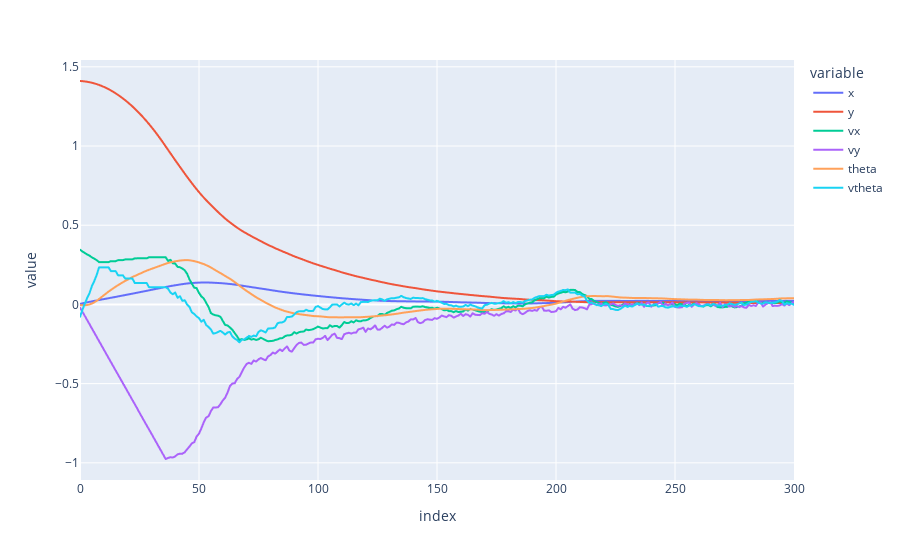

The notebook cell this image was saved under:
### Markdown cell above
### Kalkuliranje na najdobrite parametri

### Code cell
env = gym.make('LunarLanderContinuous-v2')
env._max_episode_steps = 300

params = np.array([0,0,0,0])
score = -300 
for steps in range(101):
    params,score = optimize(params,score,env,steps+1)
    if steps%10 == 0:
        print( "Step:",steps,"Score:",score,"Params:",params)

# Get data for final run
scores = []
for trial in range(10):
    score, data = run(params, env, True)
    scores.append(score)
env.close()
print ("Average Score:",np.mean(scores))
data.graph()

### Figure 1 — Plotly figure (JSON) as saved in the notebook; plotly's stock layout.template omitted (floating-point values rounded to 4 significant figures; data arrays with more than 128 entries replaced by an {"elided": "..."} marker saying what was removed)
{"data": [{"hovertemplate": "variable=x<br>index=%{x}<br>value=%{y}<extra></extra>", "legendgroup": "x", "line": {"color": "#636efa", "dash": "solid"}, "mode": "lines", "name": "x", "showlegend": true, "type": "scattergl", "x": {"elided": "301 int values"}, "xaxis": "x", "y": {"elided": "301 float values"}, "yaxis": "y"}, {"hovertemplate": "variable=y<br>index=%{x}<br>value=%{y}<extra></extra>", "legendgroup": "y", "line": {"color": "#EF553B", "dash": "solid"}, "mode": "lines", "name": "y", "showlegend": true, "type": "scattergl", "x": {"elided": "301 int values"}, "xaxis": "x", "y": {"elided": "301 float values"}, "yaxis": "y"}, {"hovertemplate": "variable=vx<br>index=%{x}<br>value=%{y}<extra></extra>", "legendgroup": "vx", "line": {"color": "#00cc96", "dash": "solid"}, "mode": "lines", "name": "vx", "showlegend": true, "type": "scattergl", "x": {"elided": "301 int values"}, "xaxis": "x", "y": {"elided": "301 float values"}, "yaxis": "y"}, {"hovertemplate": "variable=vy<br>index=%{x}<br>value=%{y}<extra></extra>", "legendgroup": "vy", "line": {"color": "#ab63fa", "dash": "solid"}, "mode": "lines", "name": "vy", "showlegend": true, "type": "scattergl", "x": {"elided": "301 int values"}, "xaxis": "x", "y": {"elided": "301 float values"}, "yaxis": "y"}, {"hovertemplate": "variable=theta<br>index=%{x}<br>value=%{y}<extra></extra>", "legendgroup": "theta", "line": {"color": "#FFA15A", "dash": "solid"}, "mode": "lines", "name": "theta", "showlegend": true, "type": "scattergl", "x": {"elided": "301 int values"}, "xaxis": "x", "y": {"elided": "301 float values"}, "yaxis": "y"}, {"hovertemplate": "variable=vtheta<br>index=%{x}<br>value=%{y}<extra></extra>", "legendgroup": "vtheta", "line": {"color": "#19d3f3", "dash": "solid"}, "mode": "lines", "name": "vtheta", "showlegend": true, "type": "scattergl", "x": {"elided": "301 int values"}, "xaxis": "x", "y": {"elided": "301 float values"}, "yaxis": "y"}], "layout": {"autosize": true, "legend": {"title": {"text": "variable"}, "tracegroupgap": 0}, "margin": {"t": 60}, "xaxis": {"anchor": "y", "autorange": true, "domain": [0, 1], "range": [0, 300], "title": {"text": "index"}, "type": "linear"}, "yaxis": {"anchor": "x", "autorange": true, "domain": [0, 1], "range": [-1.108, 1.543], "title": {"text": "value"}, "type": "linear"}}}
